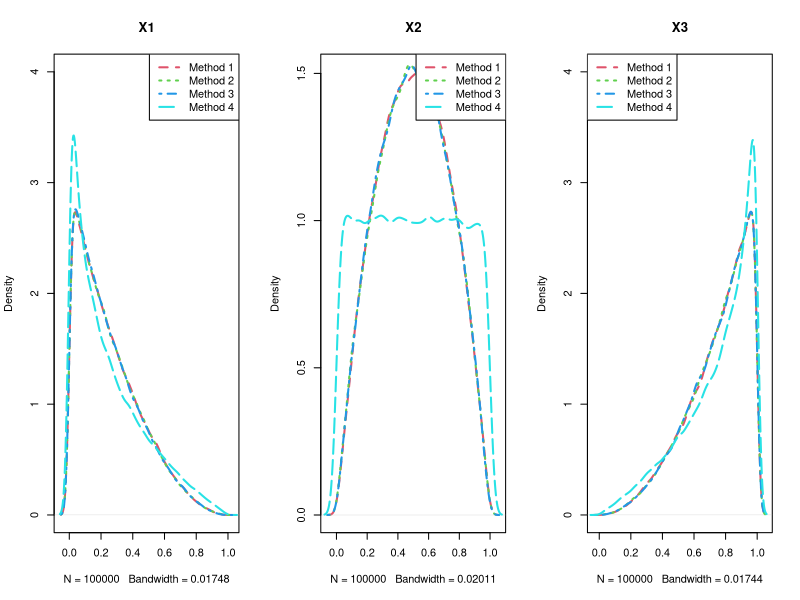

Source code (R):
library(magrittr)

# Method 1
m1.x2 <- rbeta(100000, 2, 2)
m1.x1 <- runif(100000, 0, m1.x2)
m1.x3 <- runif(100000, m1.x2, 1)

# Method 2
m2.x1 <- runif(100000)
m2.x2 <- runif(100000)
m2.x3 <- runif(100000)
m2.xs <- rbind(m2.x1, m2.x2, m2.x3)
m2.xs.sorted <- apply(m2.xs, 2, sort)
m2.x1 <- m2.xs.sorted[1, ]
m2.x2 <- m2.xs.sorted[2, ]
m2.x3 <- m2.xs.sorted[3, ]


# Method 3
m3.x1 <- c()
m3.x2 <- c()
m3.x3 <- c()
while (length(m3.x1)<=100000){
    xs <- runif(3)
    if (xs[1] < xs[2] & xs[2] < xs[3]){
        m3.x1 <- c(m3.x1, xs[1])
        m3.x2 <- c(m3.x2, xs[2])
        m3.x3 <- c(m3.x3, xs[3])
    }
}

# Method 4
m4.x2 <- rbeta(100000, 1, 1)
m4.x1 <- runif(100000, 0, m4.x2)
m4.x3 <- runif(100000, m4.x2, 1)


par(mfrow=c(1, 3))
plot(density(m1.x1), main="X1", col=2, lty=2, lwd=2, ylim=c(0, 4))
lines(density(m2.x1), col=3, lty=3, lwd=2)
lines(density(m3.x1),  col=4, lty=4, lwd=2)
lines(density(m4.x1),  col=5, lty=5, lwd=2)
legend("topright", legend=c("Method 1", "Method 2", "Method 3", "Method 4"), col=2:5, lty=2:5, lwd=rep(2, 4))

plot(density(m1.x2), main="X2", col=2, lty=2, lwd=2)
lines(density(m2.x2), col=3, lty=3, lwd=2)
lines(density(m3.x2),  col=4, lty=4, lwd=2)
lines(density(m4.x2),  col=5, lty=5, lwd=2)
legend("topright", legend=c("Method 1", "Method 2", "Method 3", "Method 4"), col=2:5, lty=2:5, lwd=rep(2, 4))

plot(density(m1.x3), main="X3", col=2, lty=2, lwd=2, ylim=c(0, 4))
lines(density(m2.x3), col=3, lty=3, lwd=2)
lines(density(m3.x3),  col=4, lty=4, lwd=2)
lines(density(m4.x3),  col=5, lty=5, lwd=2)
legend("topleft", legend=c("Method 1", "Method 2", "Method 3", "Method 4"), col=2:5, lty=2:5, lwd=rep(2, 4))
par(mfrow=c(1, 1))
